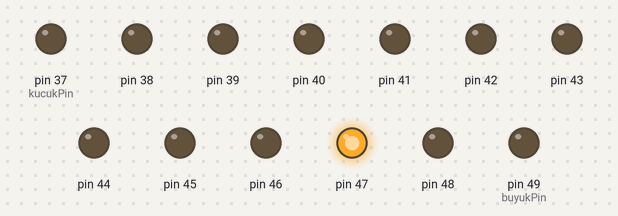
A sketch run on a simulated Arduino Mega 2560, built with avr-gcc and run on an emulated ATmega2560. Parts: output pins drawn as LEDs (lit = HIGH). Random numbers use the default seed unless the sketch sets one.

Above: at 0.45 s.
At 4.46 s:
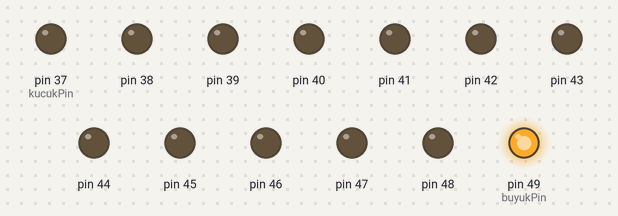
At 9.82 s:
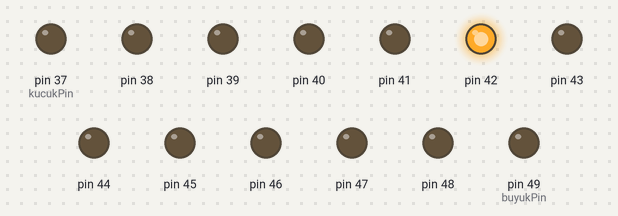
At 18.99 s:
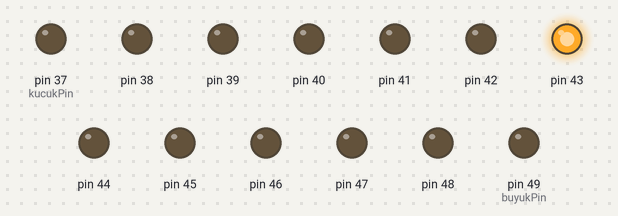
At 25.2 s:
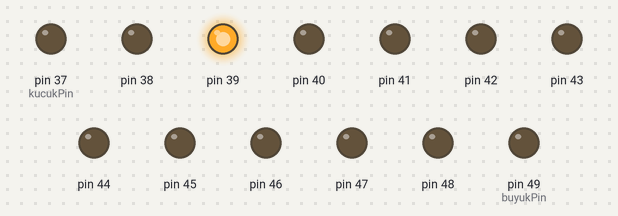
At 36.98 s:
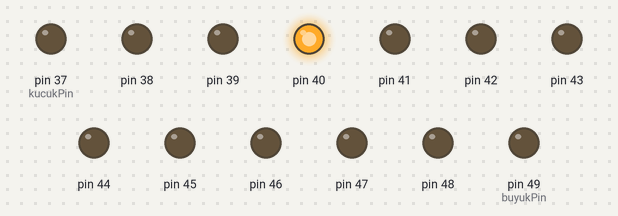
Timing chart, 0 to 40.0 s (numbered marks = the images above):
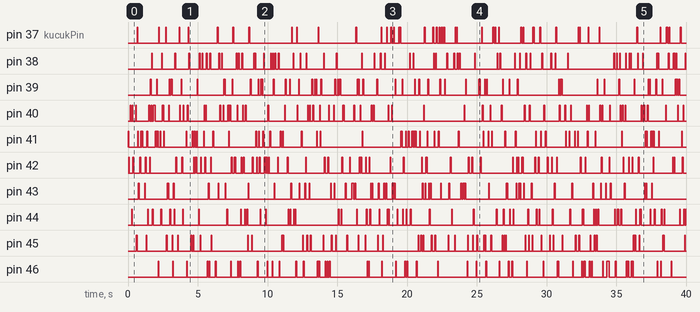

The sketch:

Rastgele.ino
```cpp
// Başlangıç ve bitiş pin'lerimizi tanımlıyoruz
const int kucukPin = 37;
const int buyukPin = 49;

void setup() {
  // For dögüsünü kullanarak küçük pin'den büyük pin'e kadar olan pin'lerin yönünü OUTPUT
  // olarak ayarlıyoruz
  // Eğer bilgi almak isteseydik yönünü INPUT olarak ayarlıyacaktık
  for (int buPin = kucukPin; buPin <= buyukPin; buPin++) {
    pinMode ( buPin, OUTPUT);
    digitalWrite(buPin, LOW);
  }
}

void loop() {
  // Rastgele olarak hazırladığımız void'i loop'a çağırıyoruz
  Rastgele();

}

void Rastgele() {
  // For dögüsünü kullanarak belirlemiş olduğumuz pin'lere bilgi gönderiyoruz
  // Eğer adreslenebilir led kullansaydık aynı yöntemi uygulayıp adreslere bilgi gönderebiliriz
  int tut = random(20); //0'dan 20 arasında bir sayı tutar
  // Bu sadece loop'ta çalışacağı için buna gerek yok, fakat başka bir uygulamanın içinde kullanmak isterseniz diye yazdım
  for (int say = 0; say <= tut; say++) {

    // Önceden tanımladığımız 37 ile 49 arasında bir sayı tutar
    // Üstteki random'dan farklı olarak başlangıç ve bitiş değerini biz verebiliriz
    // Random'un 2 değişik kullanımı
    // Daha sonra random'un daha farklı şekillerinide anlatacağım
    int ara = random(kucukPin, buyukPin + 1); // Random en büyük sayı -1 olarak çalıştığı için +1 yaptım
    digitalWrite(ara, HIGH);

    delay(50);

    digitalWrite(ara, LOW);

  }
}
```
